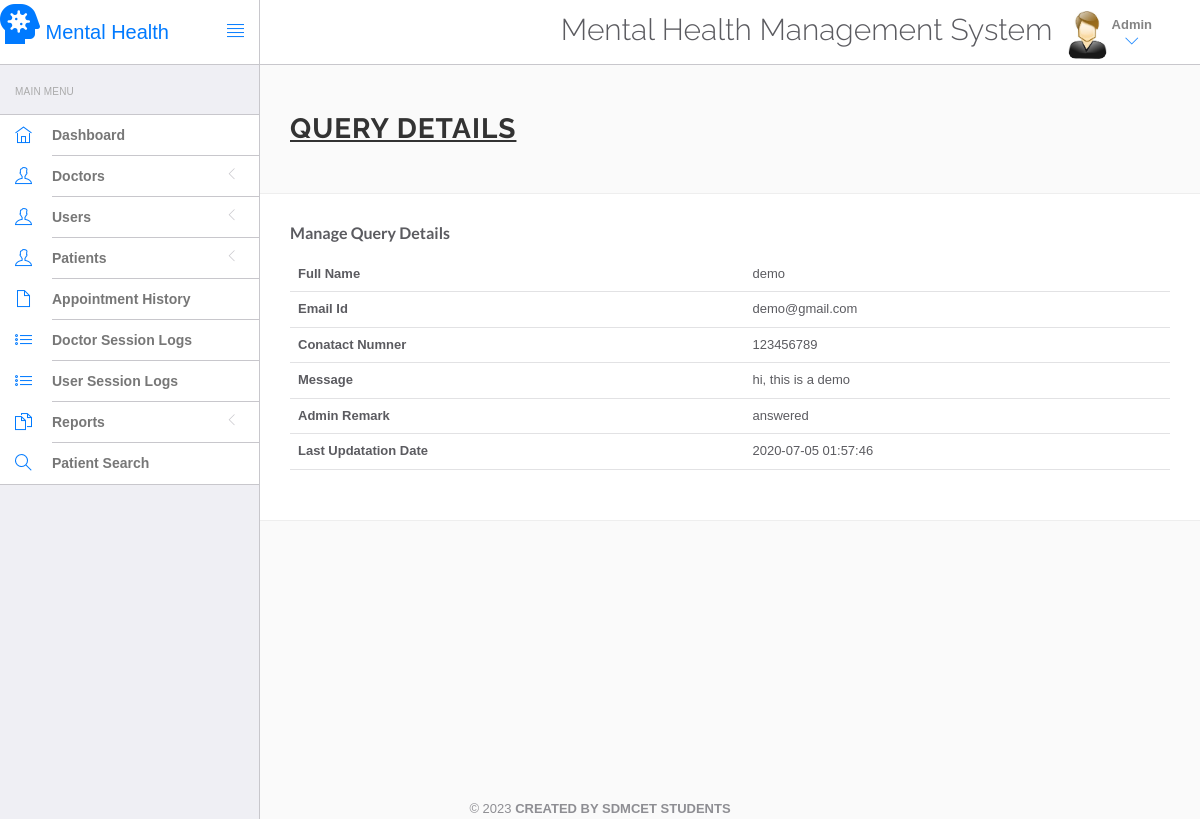
/Web/hms/admin/query-details.php?id=4 (signed in), run on the app's committed database.
### tables this page shows
CREATE TABLE IF NOT EXISTS `tblcontactus` (
  `id` int NOT NULL AUTO_INCREMENT,
  `fullname` varchar(255) DEFAULT NULL,
  `email` varchar(255) DEFAULT NULL,
  `contactno` bigint DEFAULT NULL,
  `message` mediumtext,
  `PostingDate` timestamp NULL DEFAULT CURRENT_TIMESTAMP,
  `AdminRemark` mediumtext,
  `LastupdationDate` timestamp NULL DEFAULT NULL ON UPDATE CURRENT_TIMESTAMP,
  `IsRead` int DEFAULT NULL,
  PRIMARY KEY (`id`)
);

### Web/hms/admin/query-details.php (the view, shortened to what this page needs)
<?php
include('include/config.php');
?>
<!DOCTYPE html>
<html lang="en">
	<head>
		<link rel="stylesheet" href="vendor/bootstrap/css/bootstrap.min.css">
		<link rel="stylesheet" href="vendor/fontawesome/css/font-awesome.min.css">
		<link rel="stylesheet" href="vendor/themify-icons/themify-icons.min.css">
		<link href="vendor/animate.css/animate.min.css" rel="stylesheet" media="screen">
		<link href="vendor/perfect-scrollbar/perfect-scrollbar.min.css" rel="stylesheet" media="screen">
		<link href="vendor/switchery/switchery.min.css" rel="stylesheet" media="screen">
		<link href="vendor/bootstrap-touchspin/jquery.bootstrap-touchspin.min.css" rel="stylesheet" media="screen">
		<link href="vendor/select2/select2.min.css" rel="stylesheet" media="screen">
		<link href="vendor/bootstrap-datepicker/bootstrap-datepicker3.standalone.min.css" rel="stylesheet" media="screen">
		<link href="vendor/bootstrap-timepicker/bootstrap-timepicker.min.css" rel="stylesheet" media="screen">
		<link rel="stylesheet" href="assets/css/styles.css">
		<link rel="stylesheet" href="assets/css/plugins.css">
		<link rel="stylesheet" href="assets/css/themes/theme-1.css" id="skin_color" />
	</head>
	<body>
		<div id="app">
<?php include('include/sidebar.php');?>
			<div class="app-content">
						<?php include('include/header.php');?>
				<div class="main-content" >
					<div class="wrap-content container" id="container">
						<section id="page-title">
							<div class="row">
								<div class="col-sm-8">
									<h1 class="mainTitle"><u><b>Query Details</b></u></h1>
								</div>
								</div>
						</section>
						<div class="container-fluid container-fullw bg-white">
							<div class="row">
								<div class="col-md-12">
									<h5 class="over-title margin-bottom-15"><span class="text-bold">Manage Query Details</span></h5>
									<table class="table table-hover" id="sample-table-1">
										<tbody>
<?php
$qid=intval($_GET['id']);
$sql=mysqli_query($con,"select * from tblcontactus where id='$qid'");
while($row=mysqli_fetch_array($sql))
{
?>
											<tr>
												<th>Full Name</th>
												<td><?php echo $row['fullname'];?></td>
											</tr>
											<tr>
												<th>Email Id</th>
												<td><?php echo $row['email'];?></td>
											</tr>
											<tr>
												<th>Conatact Numner</th>
												<td><?php echo $row['contactno'];?></td>
											</tr>
											<tr>
												<th>Message</th>
												<td><?php echo $row['message'];?></td>
												</tr>
<?php if($row['AdminRemark']==""){?>
<form name="query" method="post">
	<tr>
												<th>Admin Remark</th>
												<td><textarea name="adminremark" class="form-control" required="true"></textarea></td>
												</tr>
												<tr>
													<td>&nbsp;</td>
													<td>
														<button type="submit" class="btn btn-primary pull-left" name="update">
		Update <i class="fa fa-arrow-circle-right"></i>
								</button>
													</td>
												</tr>
</form>
													<?php } else {?>
	<tr>
												<th>Admin Remark</th>
												<td><?php echo $row['AdminRemark'];?></td>
												</tr>
<tr>
												<th>Last Updatation Date</th>
												<td><?php echo $row['LastupdationDate'];?></td>
												</tr>
											<?php
											 }} ?>
										</tbody>
									</table>
								</div>
							</div>
								</div>
							</div>
						</div>
						</div>
				</div>
			<?php include('include/footer.php');?>
		</body>
</html>

### Web/hms/admin/assets/css/themes/theme-1.css (style rules this page uses)
body { background: #FAFAFA; }

### data on the page
tblcontactus: fullname "demo", email "demo@gmail.com", contactno "123456789", message "hi, this is a demo", AdminRemark "answered", LastupdationDate "2020-07-05 01:57:46"
